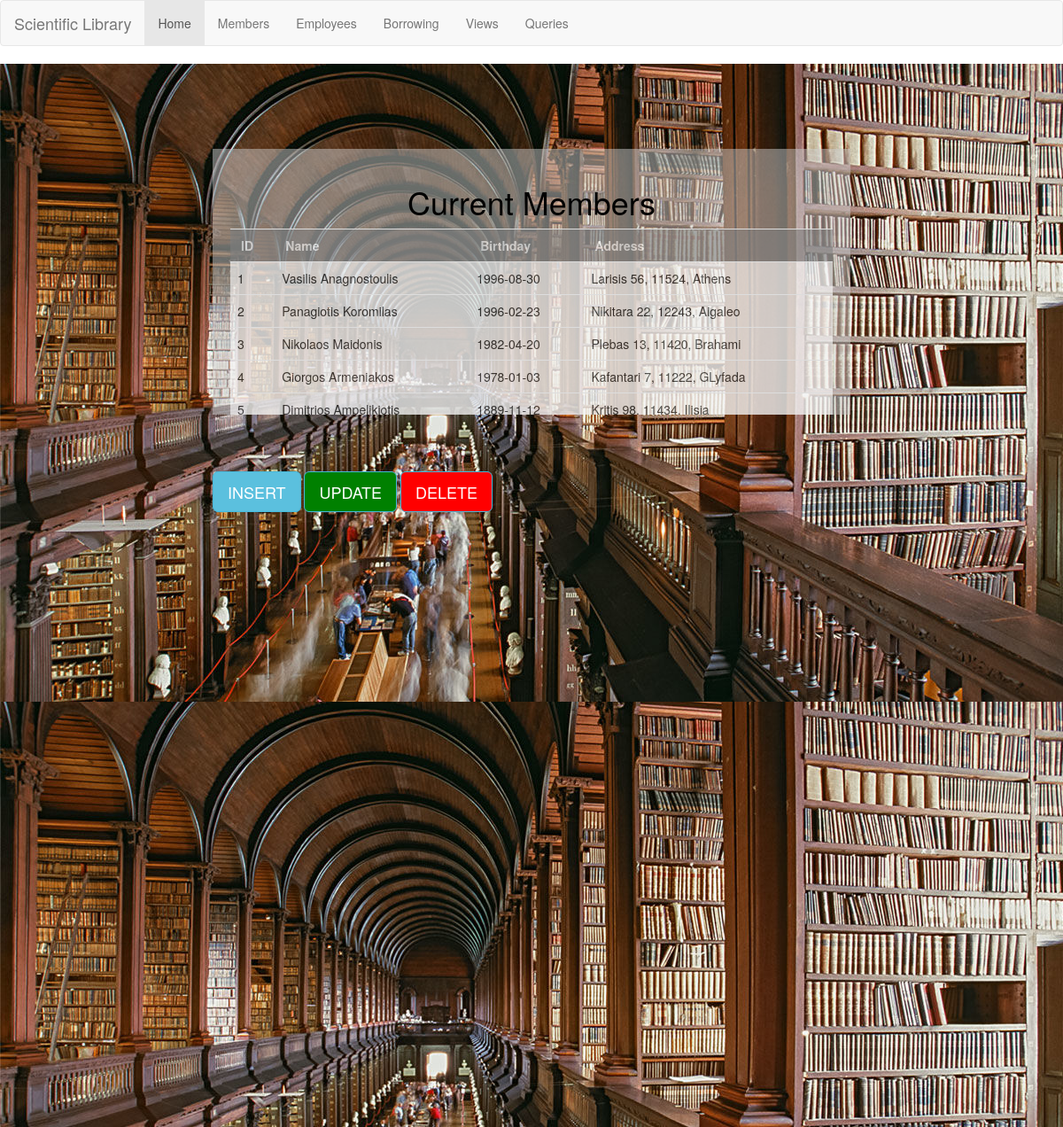
Page /DatabaseProject/member/index.php on the committed database.
### tables this page shows
create table  Member (
	Member_Id 		int unsigned auto_increment,
    MFirst  		varchar(64) not null,
    MLast  			varchar(64) not null,
	MBirthday 		date not null,
	Street			varchar(64) not null,
	Num 			smallint unsigned,
	Postal_Code     int unsigned,
	City     		varchar(64),
	primary key (Member_Id)
);

### DatabaseProject/member/index.php (the view, shortened to what this page needs)
<?php
  $servername = "localhost";
  $username = "root";
  $password = "vasilis1";
  $db = "db";
  $conn = new mysqli($servername, $username, $password, $db);
?>
<!DOCTYPE html>
<html>
  <head>
    <link rel = "stylesheet" href = "http://localhost/DatabaseProject/style.css"/>
    <link rel="stylesheet" href="https://maxcdn.bootstrapcdn.com/bootstrap/3.4.0/css/bootstrap.min.css">
  </head>
  <body>
    <nav class="navbar navbar-default">
        <div class="container-fluid">
          <div class="navbar-header">
            <a class="navbar-brand" href="#">Scientific Library</a>
          </div>
          <ul class="nav navbar-nav">
            <li class="active"><a href="/DatabaseProject/index.php">Home</a></li>
            <li><a href="/DatabaseProject/member/index.php">Members</a></li>
            <li><a href="/DatabaseProject/employees/index.php">Employees</a></li>
            <li><a href="/DatabaseProject/borrows/index.php">Borrowing</a></li>
            <li><a href="/DatabaseProject/views/index.php">Views</a></li>
            <li><a href="/DatabaseProject/queries/index.php">Queries</a></li>
          </ul>
        </div>
    </nav>
    <div class="content">
      <div class = "insert-form">
        <center><h1> Current Members</h1></center>
        <?php
        $sql = "SELECT * FROM Member";
        $result = $conn->query($sql);
        if ($result->num_rows > 0) {
            echo '<table class = "table"><tr><th>ID</th><th>Name</th><th>Birthday</th><th>Address</th></tr>';
            while($row = $result->fetch_assoc()) {
                echo "<tr><td>".$row["Member_Id"]."</td><td>".$row["MFirst"]." ".$row["MLast"]."</td><td>".$row["MBirthday"]."</td><td>".$row["Street"]." ".$row["Num"].", ".$row["Postal_Code"].", ".$row["City"]."</td></tr>";
            }
            echo "</table>";
        } else {
            echo "Empty set";
        }
        ?>
      </div>
      <div class = "buttons">
        <button type="button" class="insert-button btn btn-info btn-lg" data-toggle="modal" data-target="#insertModal">INSERT</button>
        <button type="button" class="update-button btn btn-info btn-lg" data-toggle="modal" data-target="#updateModal">UPDATE</button>
        <button type="button" class="delete-button btn btn-info btn-lg" data-toggle="modal" data-target="#deleteModal">DELETE</button>
      </div>
        </div>
  </body>
</html>

### DatabaseProject/style.css (style rules this page uses)
body { font-family: 'Roboto Condensed', sans-serif; margin: 0px; height: 100%; width: 100%; }
.content { background-image: url("library-pic.jpg"); height: 100vw; width: 100vw; }
.insert-form { margin-left: 20vw; margin-right: 20vw; margin-top: 8vw; margin-bottom: 5vw; display: inline-block; padding:20px; height: 25vw; width:60vw; position:relative; background: rgba(204, 204, 204, 0.5); overflow-y: scroll; }
.buttons { margin-left: 20%; margin-right: 20%; margin-top: 0px; display: block; padding:0px; width:710px; position:relative; }
.update-button { display: inline-block; background-color: green !important; }
.delete-button { display: inline-block; background-color: red !important; }
.insert-button { display: inline-block; }
h1 { margin-top: 0vw; margin-bottom: 10vw; color: black !important; }
table { width: 100%; color: black; background-color: black; }
th { margin-top: 10vw; background-color: grey; opacity: 1.0 !important; color: white; padding-left: 1vw !important; }
tr { background-color: white; opacity: 0.6; color: black; }

### rows in the picture
member: Member_Id "1", MFirst "Vasilis", MLast "Anagnostoulis", MBirthday "1996-08-30", Street "Larisis", Num "56", Postal_Code "11524", City "Athens"
member: Member_Id "2", MFirst "Panagiotis", MLast "Koromilas", MBirthday "1996-02-23", Street "Nikitara", Num "22", Postal_Code "12243", City "Aigaleo"
member: Member_Id "3", MFirst "Nikolaos", MLast "Maidonis", MBirthday "1982-04-20", Street "Plebas", Num "13", Postal_Code "11420", City "Brahami"
member: Member_Id "4", MFirst "Giorgos", MLast "Armeniakos", MBirthday "1978-01-03", Street "Kafantari", Num "7", Postal_Code "11222", City "GLyfada"
member: Member_Id "5", MFirst "Dimitrios", MLast "Ampelikiotis", MBirthday "1889-11-12", Street "Kritis", Num "98", Postal_Code "11434", City "Ilisia"
